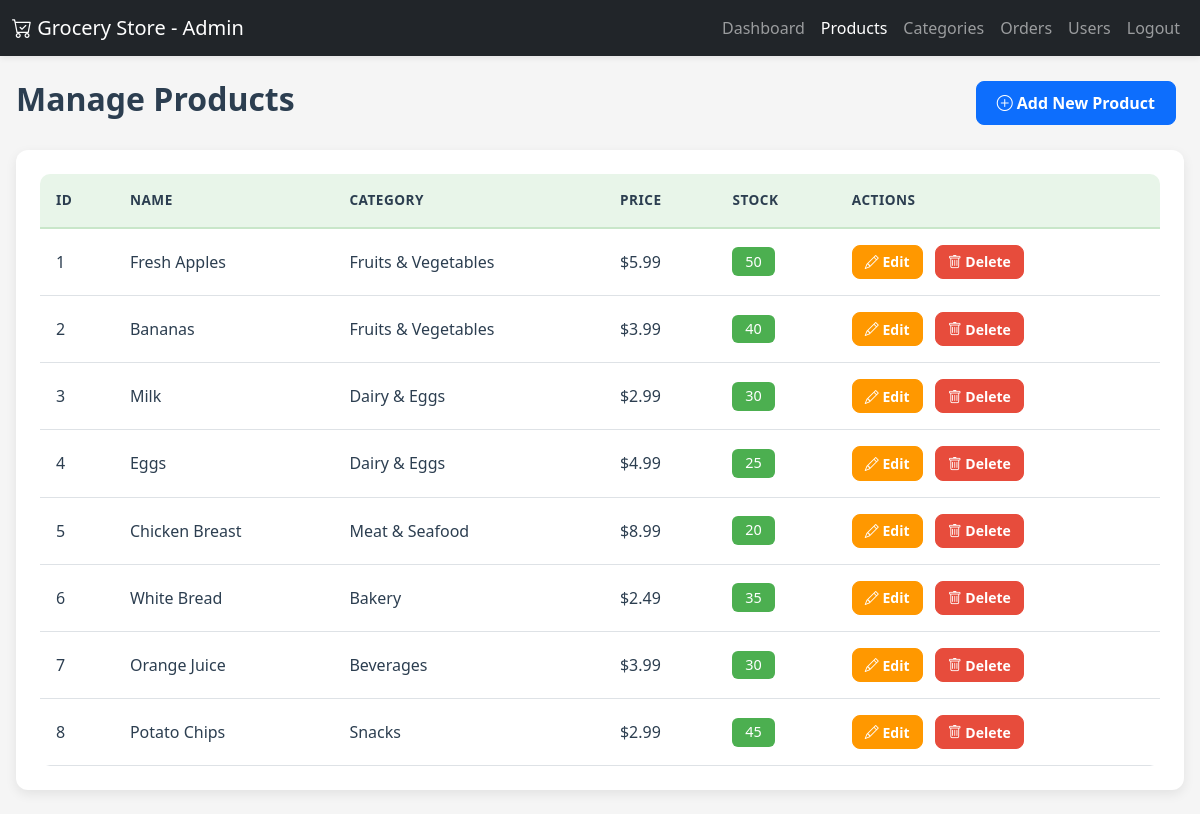
/admin/products.php (signed in), run on the app's committed database.
### tables this page shows
CREATE TABLE IF NOT EXISTS products (
    id INT AUTO_INCREMENT PRIMARY KEY,
    name VARCHAR(200) NOT NULL,
    description TEXT,
    price DECIMAL(10, 2) NOT NULL,
    stock INT DEFAULT 0,
    category_id INT,
    image VARCHAR(255),
    created_at TIMESTAMP DEFAULT CURRENT_TIMESTAMP,
    FOREIGN KEY (category_id) REFERENCES categories(id) ON DELETE SET NULL
);

CREATE TABLE IF NOT EXISTS categories (
    id INT AUTO_INCREMENT PRIMARY KEY,
    name VARCHAR(100) NOT NULL,
    description TEXT,
    created_at TIMESTAMP DEFAULT CURRENT_TIMESTAMP
);

### admin/products.php (the view, shortened to what this page needs)
<?php
$conn = getDBConnection();
$products_query = "SELECT p.*, c.name as category_name
                   FROM products p
                   LEFT JOIN categories c ON p.category_id = c.id
                   ORDER BY p.created_at DESC";
$products_result = $conn->query($products_query);
?>
<!DOCTYPE html>
<html lang="en">
<head>
    <link href="https://cdn.jsdelivr.net/npm/bootstrap@5.3.0/dist/css/bootstrap.min.css" rel="stylesheet">
    <link rel="stylesheet" href="https://cdn.jsdelivr.net/npm/bootstrap-icons@1.10.0/font/bootstrap-icons.css">
    <link rel="stylesheet" href="../css/admin-products.css">
</head>
<body>
    <nav class="navbar navbar-expand-lg navbar-dark bg-dark">
        <div class="container-fluid">
            <a class="navbar-brand" href="../index.php">
                <i class="bi bi-cart-check"></i> Grocery Store - Admin
            </a>
            <div class="collapse navbar-collapse" id="navbarNav">
                <ul class="navbar-nav ms-auto">
                    <li class="nav-item">
                        <a class="nav-link" href="dashboard.php">Dashboard</a>
                    </li>
                    <li class="nav-item">
                        <a class="nav-link active" href="products.php">Products</a>
                    </li>
                    <li class="nav-item">
                        <a class="nav-link" href="categories.php">Categories</a>
                    </li>
                    <li class="nav-item">
                        <a class="nav-link" href="orders.php">Orders</a>
                    </li>
                    <li class="nav-item">
                        <a class="nav-link" href="users.php">Users</a>
                    </li>
                    <li class="nav-item">
                        <a class="nav-link" href="../logout.php">Logout</a>
                    </li>
                </ul>
            </div>
        </div>
    </nav>
    <div class="container my-4">
        <div class="d-flex justify-content-between align-items-center mb-4">
            <h2>Manage Products</h2>
            <a href="add_product.php" class="btn btn-primary">
                <i class="bi bi-plus-circle"></i> Add New Product
            </a>
        </div>
        <div class="card">
            <div class="card-body">
                <div class="table-responsive">
                    <table class="table table-hover">
                        <thead>
                            <tr>
                                <th>ID</th>
                                <th>Name</th>
                                <th>Category</th>
                                <th>Price</th>
                                <th>Stock</th>
                                <th>Actions</th>
                            </tr>
                        </thead>
                        <tbody>
                            <?php if ($products_result->num_rows > 0): ?>
                                <?php while ($product = $products_result->fetch_assoc()): ?>
                                    <tr>
                                        <td><?php echo $product['id']; ?></td>
                                        <td><?php echo htmlspecialchars($product['name']); ?></td>
                                        <td><?php echo htmlspecialchars($product['category_name'] ?? 'Uncategorized'); ?></td>
                                        <td>$<?php echo number_format($product['price'], 2); ?></td>
                                        <td>
                                            <span class="badge bg-<?php echo $product['stock'] > 10 ? 'success' : ($product['stock'] > 0 ? 'warning' : 'danger'); ?>">
                                                <?php echo $product['stock']; ?>
                                            </span>
                                        </td>
                                        <td>
                                            <a href="edit_product.php?id=<?php echo $product['id']; ?>" class="btn btn-sm btn-warning">
                                                <i class="bi bi-pencil"></i> Edit
                                            </a>
                                            <a href="?delete=<?php echo $product['id']; ?>"
                                               class="btn btn-sm btn-danger"
                                               onclick="return confirm('Are you sure you want to delete this product?')">
                                                <i class="bi bi-trash"></i> Delete
                                            </a>
                                        </td>
                                    </tr>
                                <?php endwhile; ?>
                            <?php else: ?>
                                <tr>
                                    <td colspan="6" class="text-center">No products found.</td>
                                </tr>
                            <?php endif; ?>
                        </tbody>
                    </table>
                </div>
            </div>
        </div>
    </div>
</body>
</html>

### css/admin-products.css (style rules this page uses)
body { background-color: #f5f5f5; font-family: 'Segoe UI', Tahoma, Geneva, Verdana, sans-serif; color: #333333; }
.navbar { box-shadow: 0 2px 6px rgba(0,0,0,0.08); background-color: #4CAF50; color: #ffffff; }
.card { border: none; border-radius: 12px; box-shadow: 0 4px 12px rgba(0,0,0,0.08); background-color: #ffffff; }
.card-body { padding: 1.5rem; }
.table { margin-bottom: 0; background-color: #ffffff; border-radius: 10px; }
.table thead th { background-color: #e8f5e9; border-bottom: 2px solid #c8e6c9; font-weight: 600; text-transform: uppercase; font-size: 0.85rem; letter-spacing: 0.5px; padding: 1rem; color: #2C3E50; }
.table tbody td { padding: 1rem; vertical-align: middle; color: #2C3E50; }
.table tbody tr { transition: background-color 0.2s ease; }
.badge { padding: 0.5em 0.9em; font-weight: 500; font-size: 0.9rem; border-radius: 6px; }
.badge.bg-success { background-color: #4CAF50 !important; color: #ffffff; }
.btn { border-radius: 8px; font-weight: 600; padding: 0.55rem 1.25rem; transition: all 0.3s ease; margin-right: 0.5rem; cursor: pointer; }
.btn-sm { padding: 0.35rem 0.75rem; font-size: 0.875rem; border-radius: 8px; }
.btn-warning { background-color: #FF9800; border-color: #FF9800; color: #ffffff; }
.btn-danger { background-color: #e74c3c; border-color: #e74c3c; color: #ffffff; }
h2 { color: #2C3E50; font-weight: 700; }
.d-flex.justify-content-between { align-items: center; }
.container { max-width: 1400px; padding: 0 1rem; }
.table-responsive { border-radius: 10px; overflow: hidden; }

### data on the page
products: id "1", name "Fresh Apples", category.name "Fruits & Vegetables", price "5.99", stock "50"
products: id "2", name "Bananas", category.name "Fruits & Vegetables", price "3.99", stock "40"
products: id "3", name "Milk", category.name "Dairy & Eggs", price "2.99", stock "30"
products: id "4", name "Eggs", category.name "Dairy & Eggs", price "4.99", stock "25"
products: id "5", name "Chicken Breast", category.name "Meat & Seafood", price "8.99", stock "20"
products: id "6", name "White Bread", category.name "Bakery", price "2.49", stock "35"
products: id "7", name "Orange Juice", category.name "Beverages", price "3.99", stock "30"
products: id "8", name "Potato Chips", category.name "Snacks", price "2.99", stock "45"
